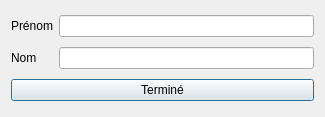
<?xml version="1.0" encoding="UTF-8"?>
<ui version="4.0">
 <class>Dialog</class>
 <widget class="QDialog" name="Dialog">
  <property name="geometry">
   <rect>
    <x>0</x>
    <y>0</y>
    <width>325</width>
    <height>117</height>
   </rect>
  </property>
  <property name="windowTitle">
   <string>Recherche</string>
  </property>
  <layout class="QGridLayout" name="gridLayout">
   <item row="1" column="1">
    <widget class="QLabel" name="firstname_label">
     <property name="text">
      <string>Prénom</string>
     </property>
    </widget>
   </item>
   <item row="1" column="2">
    <widget class="Input" name="firstname_input"/>
   </item>
   <item row="2" column="2">
    <widget class="Input" name="name_input"/>
   </item>
   <item row="2" column="1">
    <widget class="QLabel" name="name_label">
     <property name="text">
      <string>Nom</string>
     </property>
    </widget>
   </item>
   <item row="3" column="1" colspan="2">
    <widget class="QPushButton" name="pushButton">
     <property name="text">
      <string>Terminé</string>
     </property>
    </widget>
   </item>
  </layout>
 </widget>
 <customwidgets>
  <customwidget>
   <class>Input</class>
   <extends>QLineEdit</extends>
   <header>gui/input_widget</header>
  </customwidget>
 </customwidgets>
 <resources/>
 <connections>
  <connection>
   <sender>pushButton</sender>
   <signal>clicked()</signal>
   <receiver>Dialog</receiver>
   <slot>accept()</slot>
   <hints>
    <hint type="sourcelabel">
     <x>108</x>
     <y>101</y>
    </hint>
    <hint type="destinationlabel">
     <x>115</x>
     <y>115</y>
    </hint>
   </hints>
  </connection>
 </connections>
</ui>
